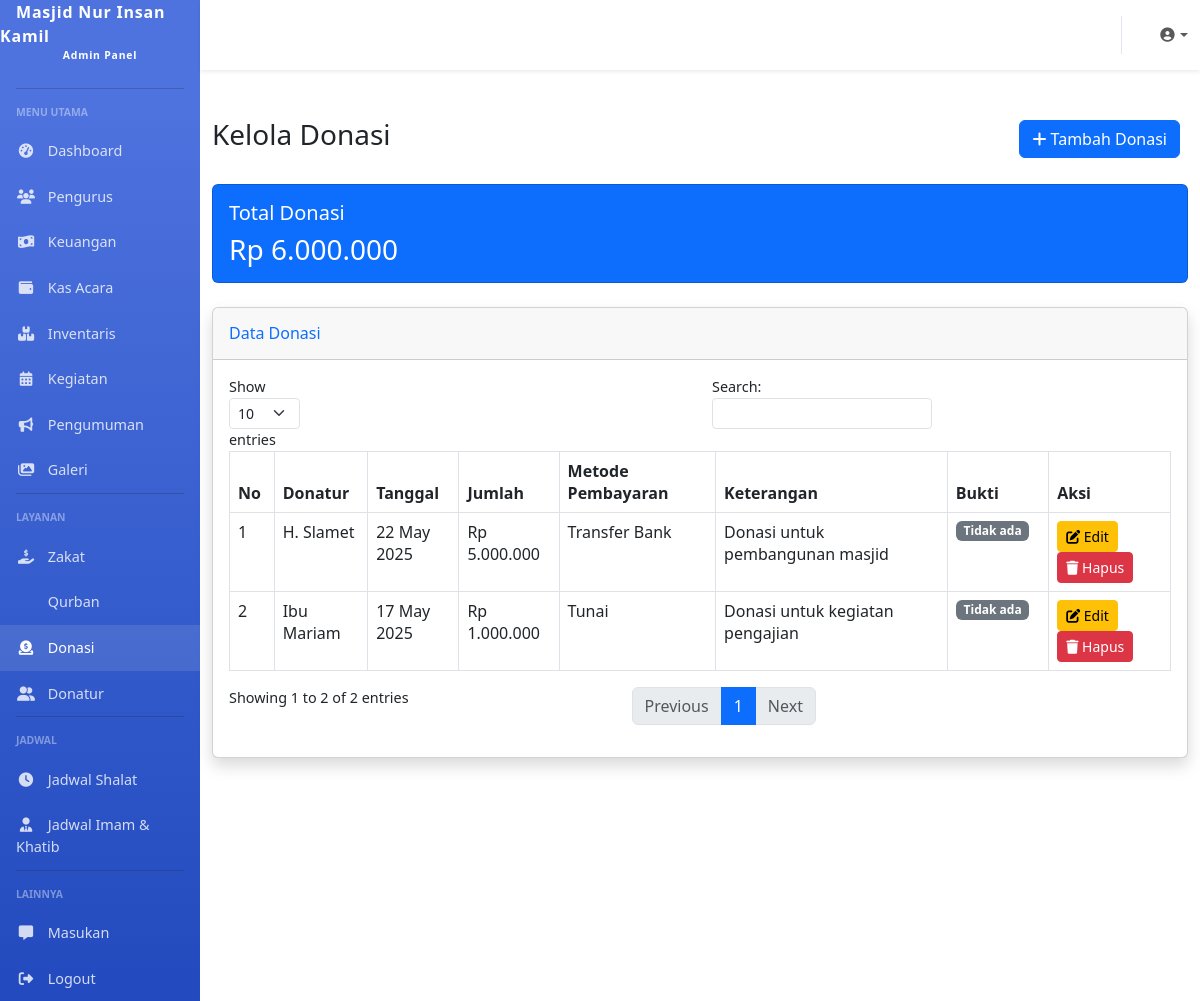
The app's page /admin/donasi.php (signed in) with its own data.
### tables this page shows
CREATE TABLE `settings` (
  `id` int(11) NOT NULL,
  `nama_masjid` varchar(100) NOT NULL DEFAULT 'Masjid Nur Insan Kamil',
  `alamat` text DEFAULT NULL,
  `no_telepon` varchar(20) DEFAULT NULL,
  `email` varchar(100) DEFAULT NULL,
  `logo` varchar(255) DEFAULT NULL,
  `deskripsi` text DEFAULT NULL,
  `rekening_bank` text DEFAULT NULL,
  `qris_image` varchar(255) DEFAULT NULL,
  `visi` text DEFAULT NULL,
  `misi` text DEFAULT NULL,
  `sejarah` text DEFAULT NULL,
  `created_at` timestamp NOT NULL DEFAULT current_timestamp(),
  `updated_at` timestamp NOT NULL DEFAULT current_timestamp() ON UPDATE current_timestamp()
);

CREATE TABLE `donasi` (
  `id` int(11) NOT NULL,
  `donatur_id` int(11) NOT NULL,
  `jumlah` decimal(15,2) NOT NULL,
  `tanggal` date NOT NULL,
  `metode_pembayaran` varchar(50) NOT NULL,
  `keterangan` text DEFAULT NULL,
  `bukti_pembayaran` varchar(255) DEFAULT NULL,
  `status` enum('pending','diterima','ditolak') DEFAULT 'pending',
  `created_at` timestamp NOT NULL DEFAULT current_timestamp(),
  `updated_at` timestamp NOT NULL DEFAULT current_timestamp() ON UPDATE current_timestamp()
);

CREATE TABLE `donatur` (
  `id` int(11) NOT NULL,
  `nama` varchar(100) NOT NULL,
  `alamat` text DEFAULT NULL,
  `no_telepon` varchar(20) DEFAULT NULL,
  `email` varchar(100) DEFAULT NULL,
  `jenis_donatur` enum('Tetap','Tidak Tetap') DEFAULT 'Tidak Tetap',
  `tanggal_bergabung` date DEFAULT NULL,
  `status` enum('aktif','tidak_aktif') DEFAULT 'aktif',
  `created_at` timestamp NOT NULL DEFAULT current_timestamp(),
  `updated_at` timestamp NOT NULL DEFAULT current_timestamp() ON UPDATE current_timestamp()
);

### config/database.php (called while the page is built, shortened)
<?php
function getConnection() {
    $conn = new mysqli(DB_HOST, DB_USER, DB_PASS, DB_NAME);
    $conn->set_charset("utf8");
    return $conn;
}
function query($sql) {
    $conn = getConnection();
    $result = $conn->query($sql);
    return $result;
}
function fetchAll($sql) {
    $result = query($sql);
    $data = [];
    while ($row = $result->fetch_assoc()) {
        $data[] = $row;
    }
    return $data;
}
function fetchOne($sql) {
    $result = query($sql);
    $row = $result->fetch_assoc();
    return $row;
}

### includes/functions.php (called while the page is built, shortened)
<?php
require_once dirname(__DIR__) . '/config/database.php';
function formatDate($date, $format = 'd F Y') {
    $timestamp = strtotime($date);
    return date($format, $timestamp);
}
function formatRupiah($number) {
    return 'Rp ' . number_format($number, 0, ',', '.');
}
function getSettings() {
    return fetchOne("SELECT * FROM settings WHERE id = 1");
}
function isActiveMenu($menu, $active = 'active') {
    $currentPage = basename($_SERVER['PHP_SELF'], '.php');
    if ($currentPage == $menu) {
        return $active;
    }
    return '';
}

### admin/donasi.php (the view, shortened to what this page needs)
<?php
require_once 'includes/header.php';
$donatur_id = isset($_GET['donatur_id']) ? $_GET['donatur_id'] : (isset($_POST['donatur_id']) ? $_POST['donatur_id'] : '');
$whereClause = $donatur_id ? "WHERE d.donatur_id = $donatur_id" : "";
$dataDonasi = fetchAll("SELECT d.*, dn.nama as nama_donatur FROM donasi d JOIN donatur dn ON d.donatur_id = dn.id $whereClause ORDER BY d.tanggal DESC");
$whereClauseSum = $donatur_id ? "WHERE donatur_id = $donatur_id" : "";
$totalDonasi = fetchOne("SELECT SUM(jumlah) as total FROM donasi $whereClauseSum")['total'] ?? 0;
?>
<div class="container-fluid py-4">
    <div class="d-flex justify-content-between align-items-center mb-4">
        <h1 class="h3">
            Kelola Donasi
        </h1>
        <div>
            <button type="button" class="btn btn-primary me-2" data-bs-toggle="modal" data-bs-target="#formModal">
                <i class="fas fa-plus"></i> Tambah Donasi
            </button>
        </div>
    </div>
    <div class="row mb-4">
        <div class="col-md-12">
            <div class="card bg-primary text-white">
                <div class="card-body">
                    <h5 class="card-title">Total Donasi</h5>
                    <h3 class="card-text"><?= formatRupiah($totalDonasi) ?></h3>
                </div>
            </div>
        </div>
    </div>
    <div class="card shadow mb-4">
        <div class="card-header py-3">
            <h6 class="m-0 font-weight-bold text-primary">
                Data Donasi
            </h6>
        </div>
        <div class="card-body">
            <div class="table-responsive">
                <table class="table table-bordered datatable" width="100%" cellspacing="0">
                    <thead>
                        <tr>
                            <th>No</th>
                            <th>Donatur</th>
                            <th>Tanggal</th>
                            <th>Jumlah</th>
                            <th>Metode Pembayaran</th>
                            <th>Keterangan</th>
                            <th>Bukti</th>
                            <th>Aksi</th>
                        </tr>
                    </thead>
                    <tbody>
                        <?php foreach ($dataDonasi as $index => $donasi): ?>
                            <tr>
                                <td><?= $index + 1 ?></td>
                                <td><?= $donasi['nama_donatur'] ?></td>
                                <td><?= formatDate($donasi['tanggal']) ?></td>
                                <td><?= formatRupiah($donasi['jumlah']) ?></td>
                                <td><?= $donasi['metode_pembayaran'] ?></td>
                                <td><?= $donasi['keterangan'] ?></td>
                                <td>
                                    <?php if (!empty($donasi['bukti_pembayaran'])): ?>
                                        <a href="<?= BASE_URL ?>/assets/uploads/donatur/<?= $donasi['bukti_pembayaran'] ?>" target="_blank" class="btn btn-sm btn-info">
                                            <i class="fas fa-eye"></i> Lihat
                                        </a>
                                    <?php else: ?>
                                        <span class="badge bg-secondary">Tidak ada</span>
                                    <?php endif; ?>
                                </td>
                                <td>
                                    <a href="?action=edit&id=<?= $donasi['id'] ?><?= $donatur_id ? "&donatur_id=$donatur_id" : '' ?>" class="btn btn-sm btn-warning">
                                        <i class="fas fa-edit"></i> Edit
                                    </a>
                                    <a href="?action=delete&id=<?= $donasi['id'] ?><?= $donatur_id ? "&donatur_id=$donatur_id" : '' ?>" class="btn btn-sm btn-danger" onclick="return confirm('Apakah Anda yakin ingin menghapus data ini?')">
                                        <i class="fas fa-trash"></i> Hapus
                                    </a>
                                </td>
                            </tr>
                        <?php endforeach; ?>
                    </tbody>
                </table>
            </div>
        </div>
    </div>
</div>
<?php
require_once 'includes/footer.php';
?>

### admin/includes/header.php (shortened to what this page needs)
<?php
require_once dirname(dirname(__DIR__)) . '/includes/functions.php';
$settings = getSettings();
?>
<!DOCTYPE html>
<html lang="id">
<head>
    <link href="https://cdn.jsdelivr.net/npm/bootstrap@5.3.0-alpha1/dist/css/bootstrap.min.css" rel="stylesheet">
    <link rel="stylesheet" href="https://cdnjs.cloudflare.com/ajax/libs/font-awesome/6.4.0/css/all.min.css">
</head>
<body>
    <div class="d-flex">
        <div class="sidebar col-lg-2 col-md-3 d-none d-md-block">
            <a class="sidebar-brand text-white" href="<?= ADMIN_URL ?>">
                <?= $settings['nama_masjid'] ?>
                <span>Admin Panel</span>
            </a>
            <hr class="sidebar-divider bg-white">
            <div class="sidebar-heading">Menu Utama</div>
            <ul class="nav flex-column">
                <li class="nav-item">
                    <a class="nav-link <?= isActiveMenu('index') ?>" href="<?= ADMIN_URL ?>">
                        <i class="fas fa-fw fa-tachometer-alt"></i>
                        Dashboard
                    </a>
                </li>
                <li class="nav-item">
                    <a class="nav-link <?= isActiveMenu('pengurus') ?>" href="<?= ADMIN_URL ?>/pengurus.php">
                        <i class="fas fa-fw fa-users"></i>
                        Pengurus
                    </a>
                </li>
                <li class="nav-item">
                    <a class="nav-link <?= isActiveMenu('keuangan') ?>" href="<?= ADMIN_URL ?>/keuangan.php">
                        <i class="fas fa-fw fa-money-bill-wave"></i>
                        Keuangan
                    </a>
                </li>
                <li class="nav-item">
                    <a class="nav-link <?= isActiveMenu('kas_acara') ?>" href="<?= ADMIN_URL ?>/kas_acara.php">
                        <i class="fas fa-fw fa-wallet"></i>
                        Kas Acara
                    </a>
                </li>
                <li class="nav-item">
                    <a class="nav-link <?= isActiveMenu('inventaris') ?>" href="<?= ADMIN_URL ?>/inventaris.php">
                        <i class="fas fa-fw fa-boxes"></i>
                        Inventaris
                    </a>
                </li>
                <li class="nav-item">
                    <a class="nav-link <?= isActiveMenu('kegiatan') ?>" href="<?= ADMIN_URL ?>/kegiatan.php">
                        <i class="fas fa-fw fa-calendar-alt"></i>
                        Kegiatan
                    </a>
                </li>
                <li class="nav-item">
                    <a class="nav-link <?= isActiveMenu('pengumuman') ?>" href="<?= ADMIN_URL ?>/pengumuman.php">
                        <i class="fas fa-fw fa-bullhorn"></i>
                        Pengumuman
                    </a>
                </li>
                <li class="nav-item">
                    <a class="nav-link <?= isActiveMenu('galeri') ?>" href="<?= ADMIN_URL ?>/galeri.php">
                        <i class="fas fa-fw fa-images"></i>
                        Galeri
                    </a>
                </li>
            </ul>
            <hr class="sidebar-divider bg-white">
            <div class="sidebar-heading">Layanan</div>
            <ul class="nav flex-column">
                <li class="nav-item">
                    <a class="nav-link <?= isActiveMenu('zakat') ?>" href="<?= ADMIN_URL ?>/zakat.php">
                        <i class="fas fa-fw fa-hand-holding-usd"></i>
                        Zakat
                    </a>
                </li>
                <li class="nav-item">
                    <a class="nav-link <?= isActiveMenu('qurban') ?>" href="<?= ADMIN_URL ?>/qurban.php">
                        Qurban
                    </a>
                </li>
                <li class="nav-item">
                    <a class="nav-link <?= isActiveMenu('donasi') ?>" href="<?= ADMIN_URL ?>/donasi.php">
                        <i class="fas fa-fw fa-donate"></i>
                        Donasi
                    </a>
                </li>
                <li class="nav-item">
                    <a class="nav-link <?= isActiveMenu('donatur') ?>" href="<?= ADMIN_URL ?>/donatur.php">
                        <i class="fas fa-fw fa-user-friends"></i>
                        Donatur
                    </a>
                </li>
            </ul>
            <hr class="sidebar-divider bg-white">
            <div class="sidebar-heading">Jadwal</div>
            <ul class="nav flex-column">
                <li class="nav-item">
                    <a class="nav-link <?= isActiveMenu('jadwal_shalat') ?>" href="<?= ADMIN_URL ?>/jadwal_shalat.php">
                        <i class="fas fa-fw fa-clock"></i>
                        Jadwal Shalat
                    </a>
                </li>
                <li class="nav-item">
                    <a class="nav-link <?= isActiveMenu('jadwal_imam_khatib') ?>" href="<?= ADMIN_URL ?>/jadwal_imam_khatib.php">
                        <i class="fas fa-fw fa-user-tie"></i>
                        Jadwal Imam & Khatib
                    </a>
                </li>
            </ul>
            <hr class="sidebar-divider bg-white">
            <div class="sidebar-heading">Lainnya</div>
            <ul class="nav flex-column">
                <li class="nav-item">
                    <a class="nav-link <?= isActiveMenu('masukan') ?>" href="<?= ADMIN_URL ?>/masukan.php">
                        <i class="fas fa-fw fa-comment-alt"></i>
                        Masukan
                    </a>
                </li>
                <li class="nav-item">
                    <a class="nav-link" href="<?= ADMIN_URL ?>/logout.php">
                        <i class="fas fa-fw fa-sign-out-alt"></i>
                        Logout
                    </a>
                </li>
            </ul>
        </div>
        <div class="content col-lg-10 col-md-9 col-12">
            <nav class="navbar navbar-expand navbar-light bg-white topbar mb-4 shadow-sm">
                <ul class="navbar-nav ms-auto">
                    <li class="nav-item dropdown no-arrow">
                        <a class="nav-link dropdown-toggle" href="#" id="userDropdown" role="button" data-bs-toggle="dropdown" aria-haspopup="true" aria-expanded="false">
                            <i class="fas fa-user-circle fa-fw"></i>
                        </a>
                    </li>
                </ul>
            </nav>

### admin/includes/header.php (style rules this page uses)
body { font-size: 0.9rem; }
.sidebar { min-height: 100vh; background-color: #4e73df; background-image: linear-gradient(180deg, #4e73df 10%, #224abe 100%); background-size: cover; }
.sidebar-brand { height: 4.375rem; text-decoration: none; font-size: 1rem; font-weight: 800; padding: 1.5rem 1rem; text-align: center; letter-spacing: 0.05rem; z-index: 1; }
.sidebar-brand span { font-size: 0.65rem; display: block; }
.sidebar-divider { margin: 0 1rem 1rem; }
.sidebar .nav-item { position: relative; }
.sidebar .nav-item .nav-link { display: block; width: 100%; text-align: left; padding: 0.75rem 1rem; color: rgba(255, 255, 255, 0.8); }
.sidebar .nav-item .nav-link:hover, .sidebar .nav-item .nav-link.active { color: #fff; background-color: rgba(255, 255, 255, 0.1); }
.sidebar .nav-item .nav-link i { margin-right: 0.5rem; width: 1.25rem; text-align: center; }
.sidebar-heading { padding: 0 1rem; font-weight: 800; font-size: 0.65rem; color: rgba(255, 255, 255, 0.4); text-transform: uppercase; margin-bottom: 0.5rem; }
.content { flex: 1 0 auto; }
.topbar { height: 4.375rem; }
.topbar .nav-item .nav-link { height: 4.375rem; display: flex; align-items: center; padding: 0 0.75rem; }

### records on screen
settings: nama_masjid "Masjid Nur Insan Kamil"
donasi: donatur.nama "H. Slamet", tanggal "22 May 2025", jumlah "Rp 5.000.000", metode_pembayaran "Transfer Bank", keterangan "Donasi untuk pembangunan masjid", shows "Tidak ada"
donasi: donatur.nama "Ibu Mariam", tanggal "17 May 2025", jumlah "Rp 1.000.000", metode_pembayaran "Tunai", keterangan "Donasi untuk kegiatan pengajian", shows "Tidak ada"

### other values on screen
formatRupiah($totalDonasi) "Rp 6.000.000"
